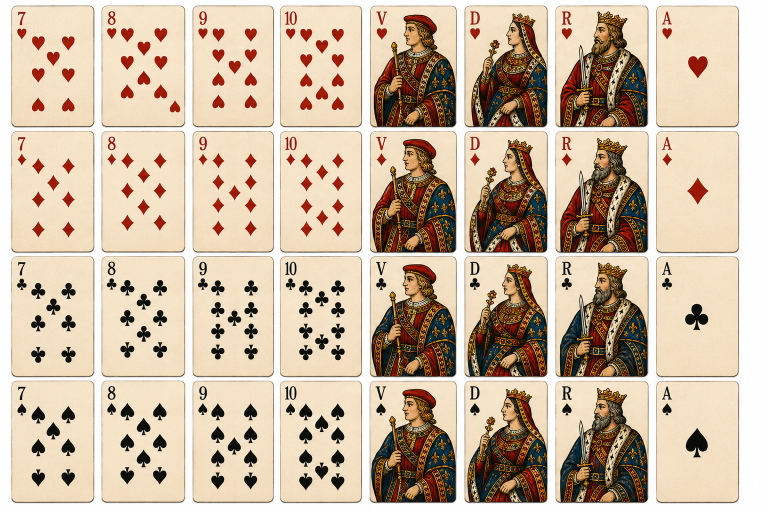
#> input picture redesign-mocks/cards/deck.png, 1536 x 1024 px (shown at 1/2 size)
$ python slice_deck.py
#> lines starting #> are read from the running program, lines starting #| are printed output that depends on the picture; after the words box and inside, x2 and y2 are one past the last pixel; in counts of white or black regions, pixels touching at a corner belong together
"""Slice deck.png into 32 individual cards.

Strategy: detect each card's bounding box by row/column projection of
non-white pixels, then crop with a small uniform pad. Falls back to
naive grid division if projection detection fails for a cell.
"""

from PIL import Image, ImageChops
from pathlib import Path

DECK = Path(__file__).parent / "deck.png"
OUT = Path(__file__).parent / "individual"
OUT.mkdir(parents=True, exist_ok=True)

ROWS = ["coeur", "carreau", "trefle", "pique"]
COLS = ["7", "8", "9", "10", "V", "D", "R", "A"]

img = Image.open(DECK).convert("RGB")
#> img is the input picture: PIL image 1536x1024 RGB; mean R, G, B 203.3, 183.6, 161
W, H = img.size
#> W = 1536; H = 1024
print(f"Deck: {W}x{H}")
#| Deck: 1536x1024

# Use a luminance threshold to detect "card content" pixels.
# Cards have a cream background (~244, 232, 208) — quite distinct from
# the white/very light gray separators between them. We classify a
# pixel as "card" when at least one channel is below ~245 (i.e. it
# isn't pure white separator).
gray = img.convert("L")
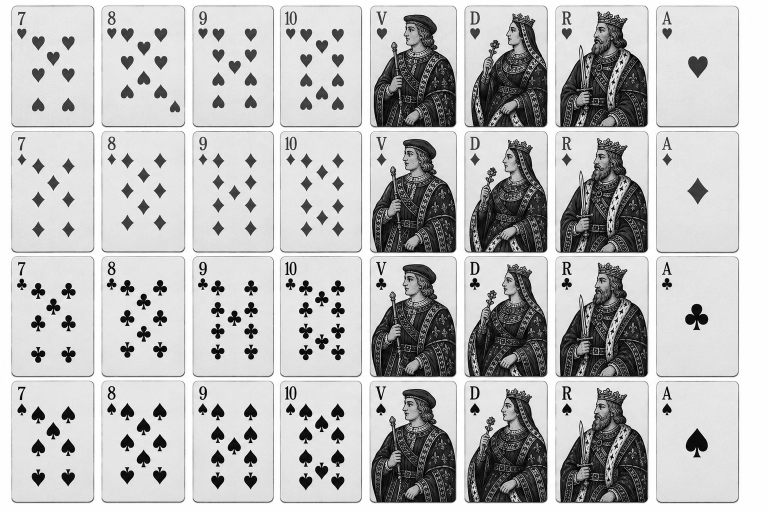
#> gray: PIL image 1536x1024 L (shown at 1/2 size); min 0, max 255, mean 186.9
bw = gray.point(lambda p: 0 if p > 248 else 255)  # 0 = white separator, 255 = card
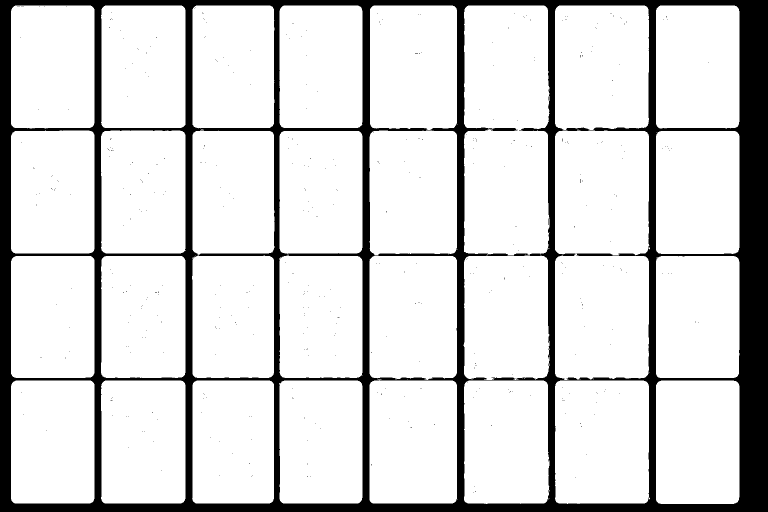
#> bw: PIL image 1536x1024 L (shown at 1/2 size); 84.6% white; 445 black regions (444 under 20 px), largest, box (x1, y1, x2, y2) and area: (0, 0, 1536, 1024) 241083

# Project to find row & column bands.
def runs(arr, min_len):
    """Return list of (start, end) where arr is non-zero (above min)."""
    out = []
    in_run = False
    s = 0
    for i, v in enumerate(arr):
        if v > 0 and not in_run:
            in_run = True
            s = i
        elif v == 0 and in_run:
            in_run = False
            if i - s >= min_len:
                out.append((s, i))
    if in_run and len(arr) - s >= min_len:
        out.append((s, len(arr)))
    return out

# Sum each row of bw — high value = lots of card pixels in that row.
px = bw.load()
row_sum = [sum(px[x, y] for x in range(W)) // 255 for y in range(H)]
#> row_sum = 1024 values, max 1364 at index 444, min 0 at index 0, mean 1300
col_sum = [sum(px[x, y] for y in range(H)) // 255 for x in range(W)]
#> col_sum = 1536 values, max 990 at index 976, min 0 at index 0, mean 866.7

# Find horizontal bands (rows of cards) and vertical bands (cols).
# Use a fraction of width/height as a content threshold.
ROW_THRESH = W * 0.25
#> ROW_THRESH = 384
COL_THRESH = H * 0.25
#> COL_THRESH = 256

row_mask = [1 if v > ROW_THRESH else 0 for v in row_sum]
#> row_mask = 1024 values, max 1 at index 11, min 0 at index 0, mean 0.957
col_mask = [1 if v > COL_THRESH else 0 for v in col_sum]
#> col_mask = 1536 values, max 1 at index 22, min 0 at index 0, mean 0.887

row_bands = runs(row_mask, min_len=H // 12)
#> the loop in runs, `for i, v in enumerate(arr):` made 1024 passes
#> (v, in_run) on pass 12: (1, True)
#> in_run on passes 257, 263, 508, 513, 757, 762: False, True, False, True, False, True
#> after the loop in runs, `for i, v in enumerate(arr):`: in_run = False; out = [(11, 256), (262, 507), (512, 756), (761, 1007)]; s = 761
#> row_bands = [(11, 256), (262, 507), (512, 756), (761, 1007)]
col_bands = runs(col_mask, min_len=W // 24)
#> the loop in runs (call 2), `for i, v in enumerate(arr):` made 1536 passes
#> col_bands = [(22, 189), (203, 371), (385, 548), (559, 725), (739, 914), (928, 1097), (1110, 1298), (1312, 1479)]

print(f"Detected {len(row_bands)} row bands, {len(col_bands)} col bands")
#| Detected 4 row bands, 8 col bands

# Validate. If detection failed, fall back to even grid division.
if len(row_bands) != 4 or len(col_bands) != 8:
    print("Projection failed — using naive grid division")
    cell_w = W // 8
    cell_h = H // 4
    row_bands = [(r * cell_h, (r + 1) * cell_h) for r in range(4)]
    col_bands = [(c * cell_w, (c + 1) * cell_w) for c in range(8)]

PAD = 4  # small uniform pad so we don't shave the artwork

for r_idx, (y0, y1) in enumerate(row_bands):
    for c_idx, (x0, x1) in enumerate(col_bands):
        bx0 = max(0, x0 - PAD)
        by0 = max(0, y0 - PAD)
        bx1 = min(W, x1 + PAD)
        by1 = min(H, y1 + PAD)
        crop = img.crop((bx0, by0, bx1, by1))

        # Force 2:3 aspect ratio by adjusting (don't squash; pad with cream).
        cw, ch = crop.size
        target_ratio = 2 / 3
        cur_ratio = cw / ch
        if cur_ratio > target_ratio:
            # too wide → pad height
            new_h = int(cw / target_ratio)
            pad_top = (new_h - ch) // 2
            canvas = Image.new("RGB", (cw, new_h), (244, 232, 208))
            canvas.paste(crop, (0, pad_top))
            crop = canvas
        elif cur_ratio < target_ratio:
            # too tall → pad width
            new_w = int(ch * target_ratio)
            pad_left = (new_w - cw) // 2
            canvas = Image.new("RGB", (new_w, ch), (244, 232, 208))
            canvas.paste(crop, (pad_left, 0))
            crop = canvas

        rank = COLS[c_idx]
        suit = ROWS[r_idx]
        out_path = OUT / f"{rank}-{suit}.png"
        crop.save(out_path, "PNG", optimize=True)
#> this loop made 4 passes
#> pass 1, `crop.save(out_path, "PNG", optimize=True)`:
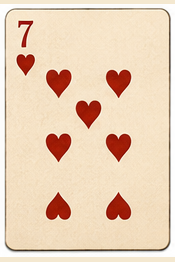
#> saved as 7-coeur.png: PIL image 175x262 RGB; mean R, G, B 234.3, 208.9, 184.1
#> pass 1, `crop.save(out_path, "PNG", optimize=True)`:
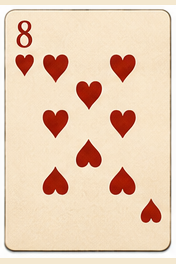
#> saved as 8-coeur.png: PIL image 176x264 RGB; mean R, G, B 233.8, 206.7, 182.6
#> pass 1, `crop.save(out_path, "PNG", optimize=True)`:
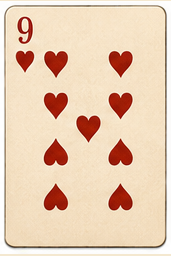
#> saved as 9-coeur.png: PIL image 171x256 RGB; mean R, G, B 232.8, 205.2, 180.4
#> pass 1, `crop.save(out_path, "PNG", optimize=True)`:
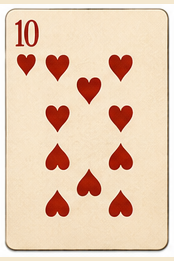
#> saved as 10-coeur.png: PIL image 174x261 RGB; mean R, G, B 232.7, 204.7, 180.4
#> after the loop:
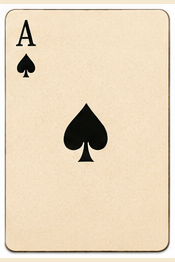
#> canvas: PIL image 175x262 RGB; mean R, G, B 231.7, 215, 190.1

print(f"Wrote {len(row_bands) * len(col_bands)} cards to {OUT}")
#| Wrote 32 cards to redesign-mocks/cards/individual
